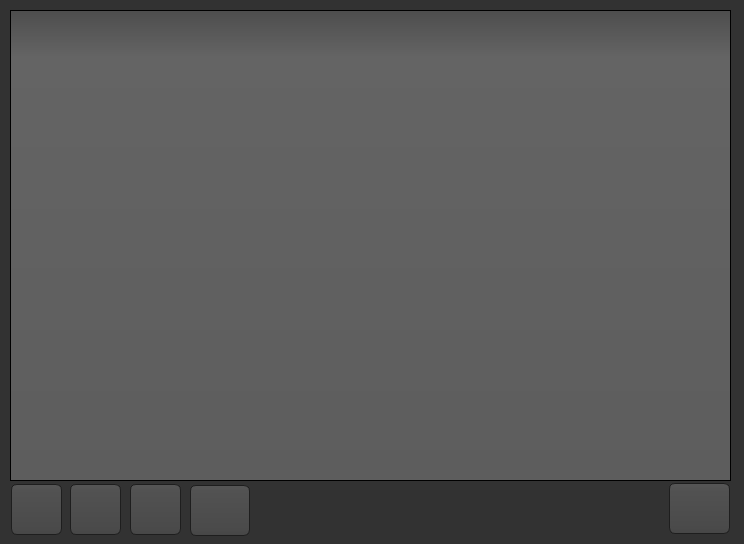
<?xml version="1.0" encoding="UTF-8"?>
<ui version="4.0">
 <class>Maintenance</class>
 <widget class="QDialog" name="Maintenance">
  <property name="geometry">
   <rect>
    <x>0</x>
    <y>0</y>
    <width>744</width>
    <height>544</height>
   </rect>
  </property>
  <property name="windowTitle">
   <string>Esprit-RP : Maintenance</string>
  </property>
  <property name="styleSheet">
   <string notr="true">QToolTip
{
     border: 1px solid black;
     background-color: #ffa02f;
     padding: 1px;
     border-radius: 3px;
     opacity: 100;
}

QWidget
{
    color: #b1b1b1;
    background-color: #323232;
}

QWidget:item:hover
{
    background-color: QLinearGradient( x1: 0, y1: 0, x2: 0, y2: 1, stop: 0 #ffa02f, stop: 1 #ca0619);
    color: #000000;
}

QWidget:item:selected
{
    background-color: QLinearGradient( x1: 0, y1: 0, x2: 0, y2: 1, stop: 0 #ffa02f, stop: 1 #d7801a);
}

QMenuBar::item
{
    background: transparent;
}

QMenuBar::item:selected
{
    background: transparent;
    border: 1px solid #ffaa00;
}

QMenuBar::item:pressed
{
    background: #444;
    border: 1px solid #000;
    background-color: QLinearGradient(
        x1:0, y1:0,
        x2:0, y2:1,
        stop:1 #212121,
        stop:0.4 #343434/*,
        stop:0.2 #343434,
        stop:0.1 #ffaa00*/
    );
    margin-bottom:-1px;
    padding-bottom:1px;
}

QMenu
{
    border: 1px solid #000;
}

QMenu::item
{
    padding: 2px 20px 2px 20px;
}

QMenu::item:selected
{
    color: #000000;
}

QWidget:disabled
{
    color: #404040;
    background-color: #323232;
}

QAbstractItemView
{
    background-color: QLinearGradient( x1: 0, y1: 0, x2: 0, y2: 1, stop: 0 #4d4d4d, stop: 0.1 #646464, stop: 1 #5d5d5d);
}

QWidget:focus
{
    /*border: 2px solid QLinearGradient( x1: 0, y1: 0, x2: 0, y2: 1, stop: 0 #ffa02f, stop: 1 #d7801a);*/
}

QLineEdit
{
    background-color: QLinearGradient( x1: 0, y1: 0, x2: 0, y2: 1, stop: 0 #4d4d4d, stop: 0 #646464, stop: 1 #5d5d5d);
    padding: 1px;
    border-style: solid;
    border: 1px solid #1e1e1e;
    border-radius: 5;
}

QPushButton
{
    color: #b1b1b1;
    background-color: QLinearGradient( x1: 0, y1: 0, x2: 0, y2: 1, stop: 0 #565656, stop: 0.1 #525252, stop: 0.5 #4e4e4e, stop: 0.9 #4a4a4a, stop: 1 #464646);
    border-width: 1px;
    border-color: #1e1e1e;
    border-style: solid;
    border-radius: 6;
    padding: 3px;
    font-size: 12px;
    padding-left: 5px;
    padding-right: 5px;
}

QPushButton:pressed
{
    background-color: QLinearGradient( x1: 0, y1: 0, x2: 0, y2: 1, stop: 0 #2d2d2d, stop: 0.1 #2b2b2b, stop: 0.5 #292929, stop: 0.9 #282828, stop: 1 #252525);
}

QComboBox
{
    selection-background-color: #ffaa00;
    background-color: QLinearGradient( x1: 0, y1: 0, x2: 0, y2: 1, stop: 0 #565656, stop: 0.1 #525252, stop: 0.5 #4e4e4e, stop: 0.9 #4a4a4a, stop: 1 #464646);
    border-style: solid;
    border: 1px solid #1e1e1e;
    border-radius: 5;
}

QComboBox:hover,QPushButton:hover
{
    border: 2px solid QLinearGradient( x1: 0, y1: 0, x2: 0, y2: 1, stop: 0 #ffa02f, stop: 1 #d7801a);
}


QComboBox:on
{
    padding-top: 3px;
    padding-left: 4px;
    background-color: QLinearGradient( x1: 0, y1: 0, x2: 0, y2: 1, stop: 0 #2d2d2d, stop: 0.1 #2b2b2b, stop: 0.5 #292929, stop: 0.9 #282828, stop: 1 #252525);
    selection-background-color: #ffaa00;
}

QComboBox QAbstractItemView
{
    border: 2px solid darkgray;
    selection-background-color: QLinearGradient( x1: 0, y1: 0, x2: 0, y2: 1, stop: 0 #ffa02f, stop: 1 #d7801a);
}

QComboBox::drop-down
{
     subcontrol-origin: padding;
     subcontrol-position: top right;
     width: 15px;

     border-left-width: 0px;
     border-left-color: darkgray;
     border-left-style: solid; /* just a single line */
     border-top-right-radius: 3px; /* same radius as the QComboBox */
     border-bottom-right-radius: 3px;
 }

QComboBox::down-arrow
{
     image: url(:/down_arrow.png);
}

QGroupBox:focus
{
border: 2px solid QLinearGradient( x1: 0, y1: 0, x2: 0, y2: 1, stop: 0 #ffa02f, stop: 1 #d7801a);
}

QTextEdit:focus
{
    border: 2px solid QLinearGradient( x1: 0, y1: 0, x2: 0, y2: 1, stop: 0 #ffa02f, stop: 1 #d7801a);
}

QScrollBar:horizontal {
     border: 1px solid #222222;
     background: QLinearGradient( x1: 0, y1: 0, x2: 0, y2: 1, stop: 0.0 #121212, stop: 0.2 #282828, stop: 1 #484848);
     height: 7px;
     margin: 0px 16px 0 16px;
}

QScrollBar::handle:horizontal
{
      background: QLinearGradient( x1: 0, y1: 0, x2: 1, y2: 0, stop: 0 #ffa02f, stop: 0.5 #d7801a, stop: 1 #ffa02f);
      min-height: 20px;
      border-radius: 2px;
}

QScrollBar::add-line:horizontal {
      border: 1px solid #1b1b19;
      border-radius: 2px;
      background: QLinearGradient( x1: 0, y1: 0, x2: 1, y2: 0, stop: 0 #ffa02f, stop: 1 #d7801a);
      width: 14px;
      subcontrol-position: right;
      subcontrol-origin: margin;
}

QScrollBar::sub-line:horizontal {
      border: 1px solid #1b1b19;
      border-radius: 2px;
      background: QLinearGradient( x1: 0, y1: 0, x2: 1, y2: 0, stop: 0 #ffa02f, stop: 1 #d7801a);
      width: 14px;
     subcontrol-position: left;
     subcontrol-origin: margin;
}

QScrollBar::right-arrow:horizontal, QScrollBar::left-arrow:horizontal
{
      border: 1px solid black;
      width: 1px;
      height: 1px;
      background: white;
}

QScrollBar::add-page:horizontal, QScrollBar::sub-page:horizontal
{
      background: none;
}

QScrollBar:vertical
{
      background: QLinearGradient( x1: 0, y1: 0, x2: 1, y2: 0, stop: 0.0 #121212, stop: 0.2 #282828, stop: 1 #484848);
      width: 7px;
      margin: 16px 0 16px 0;
      border: 1px solid #222222;
}

QScrollBar::handle:vertical
{
      background: QLinearGradient( x1: 0, y1: 0, x2: 0, y2: 1, stop: 0 #ffa02f, stop: 0.5 #d7801a, stop: 1 #ffa02f);
      min-height: 20px;
      border-radius: 2px;
}

QScrollBar::add-line:vertical
{
      border: 1px solid #1b1b19;
      border-radius: 2px;
      background: QLinearGradient( x1: 0, y1: 0, x2: 0, y2: 1, stop: 0 #ffa02f, stop: 1 #d7801a);
      height: 14px;
      subcontrol-position: bottom;
      subcontrol-origin: margin;
}

QScrollBar::sub-line:vertical
{
      border: 1px solid #1b1b19;
      border-radius: 2px;
      background: QLinearGradient( x1: 0, y1: 0, x2: 0, y2: 1, stop: 0 #d7801a, stop: 1 #ffa02f);
      height: 14px;
      subcontrol-position: top;
      subcontrol-origin: margin;
}

QScrollBar::up-arrow:vertical, QScrollBar::down-arrow:vertical
{
      border: 1px solid black;
      width: 1px;
      height: 1px;
      background: white;
}


QScrollBar::add-page:vertical, QScrollBar::sub-page:vertical
{
      background: none;
}

QTextEdit
{
    background-color: #242424;
}

QPlainTextEdit
{
    background-color: #242424;
}

QHeaderView::section
{
    background-color: QLinearGradient(x1:0, y1:0, x2:0, y2:1, stop:0 #616161, stop: 0.5 #505050, stop: 0.6 #434343, stop:1 #656565);
    color: white;
    padding-left: 4px;
    border: 1px solid #6c6c6c;
}

QCheckBox:disabled
{
color: #414141;
}

QDockWidget::title
{
    text-align: center;
    spacing: 3px; /* spacing between items in the tool bar */
    background-color: QLinearGradient(x1:0, y1:0, x2:0, y2:1, stop:0 #323232, stop: 0.5 #242424, stop:1 #323232);
}

QDockWidget::close-button, QDockWidget::float-button
{
    text-align: center;
    spacing: 1px; /* spacing between items in the tool bar */
    background-color: QLinearGradient(x1:0, y1:0, x2:0, y2:1, stop:0 #323232, stop: 0.5 #242424, stop:1 #323232);
}

QDockWidget::close-button:hover, QDockWidget::float-button:hover
{
    background: #242424;
}

QDockWidget::close-button:pressed, QDockWidget::float-button:pressed
{
    padding: 1px -1px -1px 1px;
}

QMainWindow::separator
{
    background-color: QLinearGradient(x1:0, y1:0, x2:0, y2:1, stop:0 #161616, stop: 0.5 #151515, stop: 0.6 #212121, stop:1 #343434);
    color: white;
    padding-left: 4px;
    border: 1px solid #4c4c4c;
    spacing: 3px; /* spacing between items in the tool bar */
}

QMainWindow::separator:hover
{

    background-color: QLinearGradient(x1:0, y1:0, x2:0, y2:1, stop:0 #d7801a, stop:0.5 #b56c17 stop:1 #ffa02f);
    color: white;
    padding-left: 4px;
    border: 1px solid #6c6c6c;
    spacing: 3px; /* spacing between items in the tool bar */
}

QToolBar::handle
{
     spacing: 3px; /* spacing between items in the tool bar */
     background: url(:/images/handle.png);
}

QMenu::separator
{
    height: 2px;
    background-color: QLinearGradient(x1:0, y1:0, x2:0, y2:1, stop:0 #161616, stop: 0.5 #151515, stop: 0.6 #212121, stop:1 #343434);
    color: white;
    padding-left: 4px;
    margin-left: 10px;
    margin-right: 5px;
}

QProgressBar
{
    border: 2px solid grey;
    border-radius: 5px;
    text-align: center;
}

QProgressBar::chunk
{
    background-color: #d7801a;
    width: 2.15px;
    margin: 0.5px;
}

QTabBar::tab {
    color: #b1b1b1;
    border: 1px solid #444;
    border-bottom-style: none;
    background-color: #323232;
    padding-left: 10px;
    padding-right: 10px;
    padding-top: 3px;
    padding-bottom: 2px;
    margin-right: -1px;
}

QTabWidget::pane {
    border: 1px solid #444;
    top: 1px;
}

QTabBar::tab:last
{
    margin-right: 0; /* the last selected tab has nothing to overlap with on the right */
    border-top-right-radius: 3px;
}

QTabBar::tab:first:!selected
{
 margin-left: 0px; /* the last selected tab has nothing to overlap with on the right */


    border-top-left-radius: 3px;
}

QTabBar::tab:!selected
{
    color: #b1b1b1;
    border-bottom-style: solid;
    margin-top: 3px;
    background-color: QLinearGradient(x1:0, y1:0, x2:0, y2:1, stop:1 #212121, stop:.4 #343434);
}

QTabBar::tab:selected
{
    border-top-left-radius: 3px;
    border-top-right-radius: 3px;
    margin-bottom: 0px;
}

QTabBar::tab:!selected:hover
{
    /*border-top: 2px solid #ffaa00;
    padding-bottom: 3px;*/
    border-top-left-radius: 3px;
    border-top-right-radius: 3px;
    background-color: QLinearGradient(x1:0, y1:0, x2:0, y2:1, stop:1 #212121, stop:0.4 #343434, stop:0.2 #343434, stop:0.1 #ffaa00);
}

QRadioButton::indicator:checked, QRadioButton::indicator:unchecked{
    color: #b1b1b1;
    background-color: #323232;
    border: 1px solid #b1b1b1;
    border-radius: 6px;
}

QRadioButton::indicator:checked
{
    background-color: qradialgradient(
        cx: 0.5, cy: 0.5,
        fx: 0.5, fy: 0.5,
        radius: 1.0,
        stop: 0.25 #ffaa00,
        stop: 0.3 #323232
    );
}

QCheckBox::indicator{
    color: #b1b1b1;
    background-color: #323232;
    border: 1px solid #b1b1b1;
    width: 9px;
    height: 9px;
}

QRadioButton::indicator
{
    border-radius: 6px;
}

QRadioButton::indicator:hover, QCheckBox::indicator:hover
{
    border: 1px solid #ffaa00;
}

QCheckBox::indicator:checked
{
    image:url(:/images/checkbox.png);
}

QCheckBox::indicator:disabled, QRadioButton::indicator:disabled
{
    border: 1px solid #444;
}
</string>
  </property>
  <widget class="QTableView" name="tableView">
   <property name="geometry">
    <rect>
     <x>10</x>
     <y>10</y>
     <width>721</width>
     <height>471</height>
    </rect>
   </property>
  </widget>
  <widget class="QPushButton" name="pushButton_ADD">
   <property name="geometry">
    <rect>
     <x>70</x>
     <y>484</y>
     <width>51</width>
     <height>51</height>
    </rect>
   </property>
   <property name="cursor">
    <cursorShape>PointingHandCursor</cursorShape>
   </property>
   <property name="text">
    <string/>
   </property>
   <property name="icon">
    <iconset resource="../Ressources.qrc">
     <normaloff>:/Icones/Ressources/edit-notes.png</normaloff>:/Icones/Ressources/edit-notes.png</iconset>
   </property>
   <property name="iconSize">
    <size>
     <width>46</width>
     <height>49</height>
    </size>
   </property>
  </widget>
  <widget class="QPushButton" name="pushButton_Edit">
   <property name="geometry">
    <rect>
     <x>11</x>
     <y>484</y>
     <width>51</width>
     <height>51</height>
    </rect>
   </property>
   <property name="cursor">
    <cursorShape>PointingHandCursor</cursorShape>
   </property>
   <property name="text">
    <string/>
   </property>
   <property name="icon">
    <iconset resource="../Ressources.qrc">
     <normaloff>:/Icones/Ressources/add-notes.png</normaloff>:/Icones/Ressources/add-notes.png</iconset>
   </property>
   <property name="iconSize">
    <size>
     <width>64</width>
     <height>48</height>
    </size>
   </property>
  </widget>
  <widget class="QPushButton" name="cancel">
   <property name="geometry">
    <rect>
     <x>669</x>
     <y>483</y>
     <width>61</width>
     <height>51</height>
    </rect>
   </property>
   <property name="sizePolicy">
    <sizepolicy hsizetype="Preferred" vsizetype="Preferred">
     <horstretch>0</horstretch>
     <verstretch>0</verstretch>
    </sizepolicy>
   </property>
   <property name="cursor">
    <cursorShape>PointingHandCursor</cursorShape>
   </property>
   <property name="text">
    <string/>
   </property>
   <property name="icon">
    <iconset resource="../Ressources.qrc">
     <normaloff>:/Icones/Ressources/exit.png</normaloff>:/Icones/Ressources/exit.png</iconset>
   </property>
   <property name="iconSize">
    <size>
     <width>55</width>
     <height>44</height>
    </size>
   </property>
  </widget>
  <widget class="QPushButton" name="pushButton_delete">
   <property name="geometry">
    <rect>
     <x>130</x>
     <y>484</y>
     <width>51</width>
     <height>51</height>
    </rect>
   </property>
   <property name="cursor">
    <cursorShape>PointingHandCursor</cursorShape>
   </property>
   <property name="text">
    <string/>
   </property>
   <property name="icon">
    <iconset resource="../Ressources.qrc">
     <normaloff>:/Icones/Ressources/delete.png</normaloff>:/Icones/Ressources/delete.png</iconset>
   </property>
   <property name="iconSize">
    <size>
     <width>58</width>
     <height>54</height>
    </size>
   </property>
  </widget>
  <widget class="QPushButton" name="pushButton_refresh">
   <property name="geometry">
    <rect>
     <x>190</x>
     <y>485</y>
     <width>60</width>
     <height>51</height>
    </rect>
   </property>
   <property name="cursor">
    <cursorShape>PointingHandCursor</cursorShape>
   </property>
   <property name="text">
    <string/>
   </property>
   <property name="icon">
    <iconset resource="../Ressources.qrc">
     <normaloff>:/Icones/Ressources/reload_refresh.000.png</normaloff>:/Icones/Ressources/reload_refresh.000.png</iconset>
   </property>
   <property name="iconSize">
    <size>
     <width>52</width>
     <height>48</height>
    </size>
   </property>
  </widget>
  <zorder>tableView</zorder>
  <zorder>pushButton_ADD</zorder>
  <zorder>pushButton_Edit</zorder>
  <zorder>pushButton_delete</zorder>
  <zorder>pushButton_refresh</zorder>
  <zorder>cancel</zorder>
 </widget>
 <resources>
  <include location="../Ressources.qrc"/>
 </resources>
 <connections/>
</ui>
